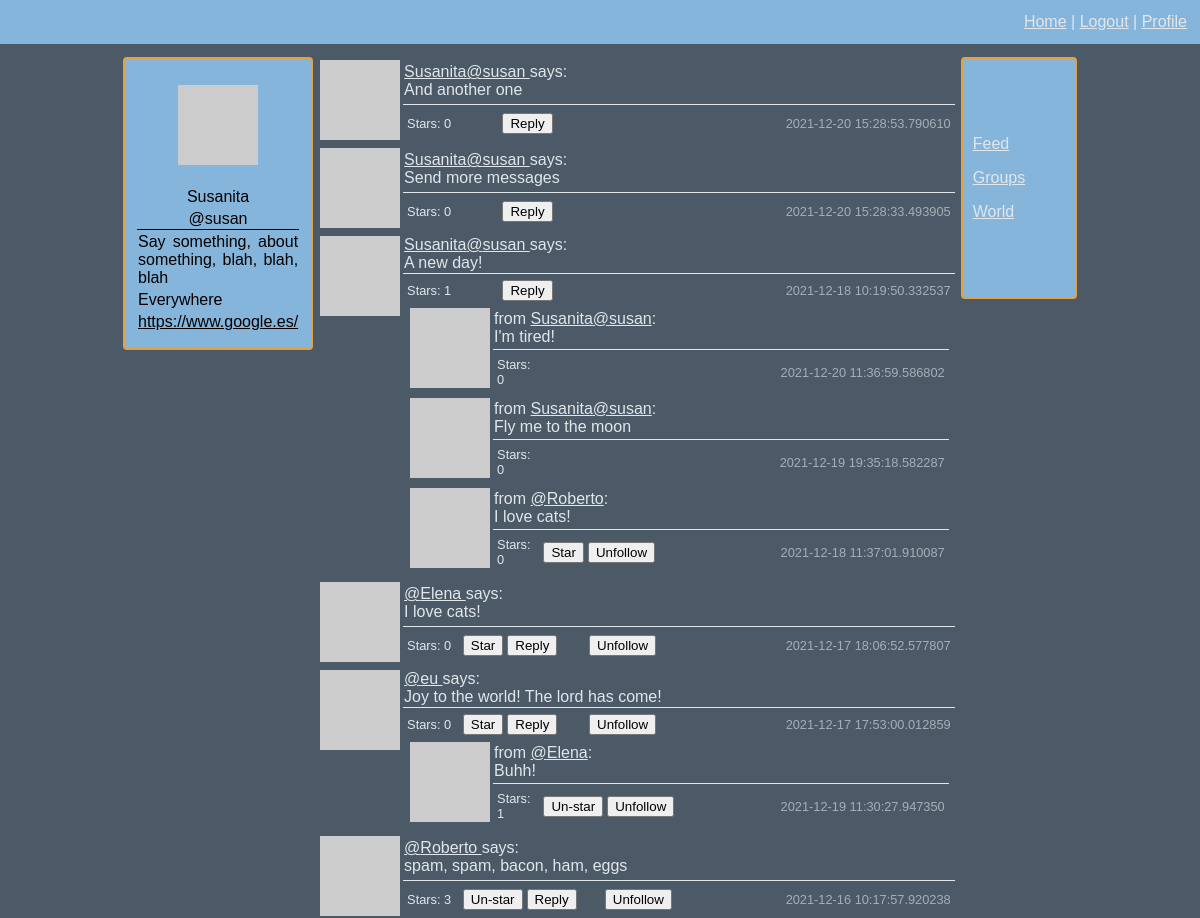
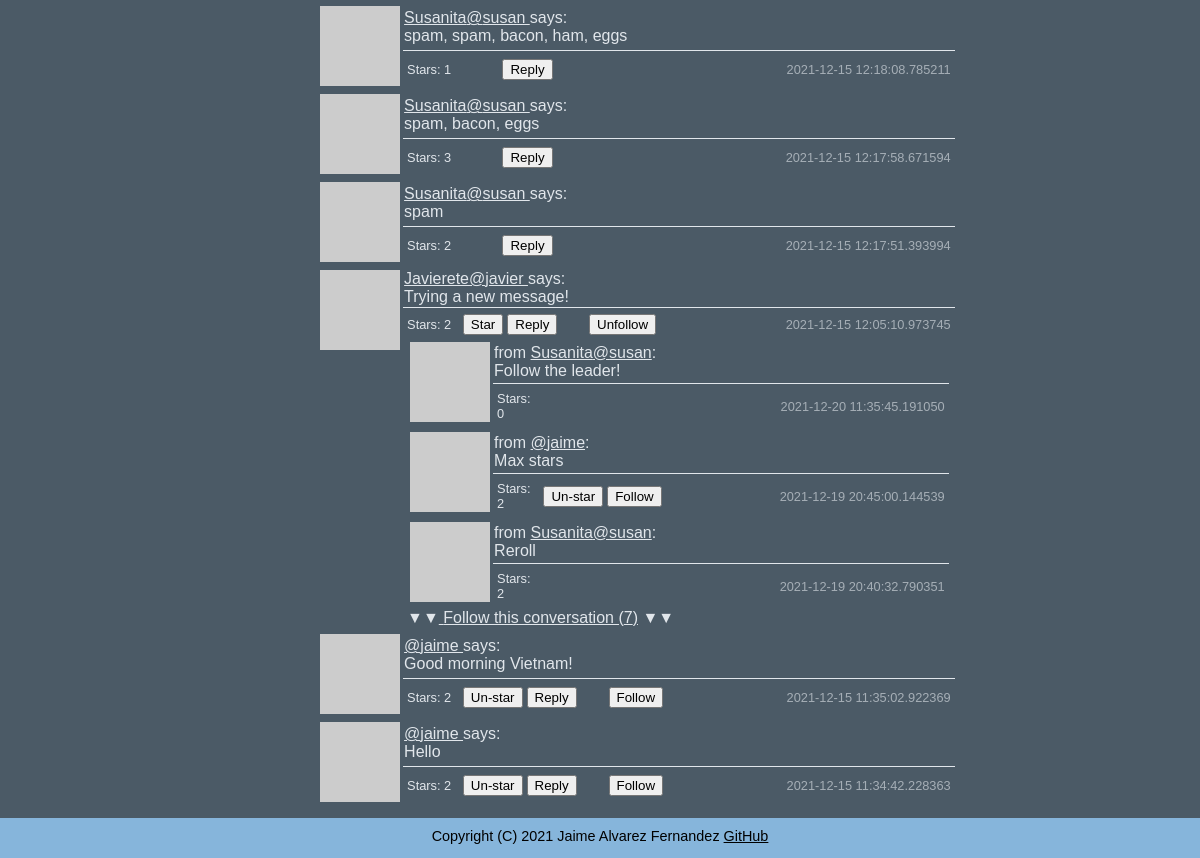
/global (signed in), run on the app's committed database (2 pictures, top to bottom).
### connect/models.py (models this page shows, shortened)
class User(UserMixin, db.Model):
    id = db.Column(db.Integer, primary_key=True)
    username = db.Column(db.String(64), index=True, unique=True)
    email = db.Column(db.String(120), index=True, unique=True)
    nickname = db.Column(db.String(64))
    password = db.Column(db.String(128))
    about_me = db.Column(db.String(140))
    location = db.Column(db.String(64))
    website = db.Column(db.String(120))
    last_seen = db.Column(db.DateTime, default=datetime.datetime.utcnow)
    follower_bio = db.Column(db.Boolean, default=False)
    posts = db.relationship('Posts', backref='author', lazy='dynamic')
    reply = db.relationship('Reply', backref='author', lazy='dynamic')
    followed = db.relationship('User',
                               secondary=followers,
                               primaryjoin=(followers.c.follower_id == id),
                               secondaryjoin=(followers.c.followed_id == id),
                               backref=db.backref('followers', lazy='dynamic'), lazy='dynamic')
    starred = db.relationship('Posts',
                              secondary=stars,
                              backref=db.backref('awarded_stars', lazy='dynamic'), lazy='dynamic')
    starred_reply = db.relationship('Reply',
                                    secondary=stars_reply,
                                    backref=db.backref('awarded_stars_reply', lazy='dynamic'), lazy='dynamic')
    def avatar(self, size):
        digest = md5(self.email.lower().encode('utf-8')).hexdigest()
        return f'https://www.gravatar.com/avatar/{digest}?d=identicon&s={size}'
    def is_following(self, user):
        return self.followed.filter(followers.c.followed_id == user.id).count() > 0
    def is_starred(self, post):
        return self.starred.filter(stars.c.post_id == post.id).count() > 0
    def is_starred_reply(self, reply):
        return self.starred_reply.filter(stars_reply.c.reply_id == reply.id).count() > 0

class Posts(db.Model):
    id = db.Column(db.Integer, primary_key=True)
    body = db.Column(db.String(140))
    timestamp = db.Column(db.DateTime, index=True, default=datetime.datetime.utcnow)
    user_id = db.Column(db.Integer, db.ForeignKey('user.id'))
    reply = db.relationship('Reply', backref='original', lazy='dynamic')
    def replies(self):
        return Reply.query.filter_by(post_id=self.id).order_by(Reply.timestamp.desc())

class Reply(db.Model):
    id = db.Column(db.Integer, primary_key=True)
    body = db.Column(db.String(140))
    timestamp = db.Column(db.DateTime, index=True, default=datetime.datetime.utcnow)
    user_id = db.Column(db.Integer, db.ForeignKey('user.id'))
    post_id = db.Column(db.Integer, db.ForeignKey('posts.id'))

### connect/routing.py (the view)
@app.route('/global')
def global_messages():
    empty_form = forms.EmptyForm()
    page = flask.request.args.get('page', 1, type=int)
    posts = models.Posts.query.\
        order_by(models.Posts.timestamp.desc()).\
        paginate(page, app.config['POSTS_PER_PAGE'], False)
    next_url = flask.url_for('global_messages', page=posts.next_num) if posts.has_next else None
    prev_url = flask.url_for('global_messages', page=posts.prev_num) if posts.has_prev else None
    return flask.render_template('global.html', title="Explore global feed", posts=posts.items, e_form=empty_form,
                                 reply_per_post=app.config['REPLY_PER_POST'], next_url=next_url, prev_url=prev_url)

### connect/forms.py
class EmptyForm(FlaskForm):
    submit = wtforms.SubmitField('Submit')

### connect/models.py (called while the page is built)
@login.user_loader
def load_user(user_id):
    return User.query.get(int(user_id))

### connect/routing.py (called while the page is built)
@app.before_request
def before_request():
    if flask_login.current_user.is_authenticated:
        flask_login.current_user.last_seen = datetime.datetime.utcnow()
        db.session.commit()

### connect/templates/global.html
{% extends "general_template.html" %}
{% block content %}
    {% include "sub_templates/_posts.html" %}
    {% include "sub_templates/_pagination.html" %}
{% endblock %}

### connect/templates/sub_templates/_profile.html (shortened to what this page needs)
{% if user and user != current_user %}
    <p>
        <img src="{{ user.avatar(128) }}">
    </p>
    <table width="100%">
        <tr>
            <td>
                {% if user.nickname is not none %}
                {{ user.nickname }}
                {% endif %}
            </td>
        </tr>
        <tr>
            <td class="bottom_line">
                @{{ user.username }}
            </td>
        </tr>
        <tr>
            <td>
                {% if not current_user.is_following(user) %}
                <form method="post" action="{{ url_for('follow', username=user.username, url=request.endpoint) }}">
                    {{ e_form.hidden_tag() }}
                    {{ e_form.submit(value='Follow') }}
                </form>
                {% else %}
                <form method="post" action="{{ url_for('unfollow', username=user.username, url=request.endpoint) }}">
                    {{ e_form.hidden_tag() }}
                    {{ e_form.submit(value='Unfollow') }}
                </form>
                {% endif %}
            </td>
        </tr>
        <tr>
            <td class="justify_text">
                {% if user.about_me is not none %}
                    {{ user.about_me }}
                {% endif %}
            </td>
        </tr>
        <tr>
            <td>
                {% if user.location is not none %}
                    {{ user.location }}
                {% endif %}
            </td>
        </tr>
        <tr>
            <td>
                {% if user.website is not none %}
                    <a href="{{ current_user.website }}">{{ current_user.website }}</a>
                {% endif %}
            </td>
        </tr>
        <tr>
            <td>
                {% if user.follower_bio %}
                Followers: {{ current_user.followers.count() }}
                {% endif %}
            </td>
        </tr>
    </table>
{% else %}
    <p>
        <img src="{{ current_user.avatar(128) }}">
    </p>
    <table width="100%">
        <tr>
            <td>
                {% if current_user.nickname is not none %}
                {{ current_user.nickname }}
                {% endif %}
            </td>
        </tr>
        <tr>
            <td class="bottom_line">
                @{{ current_user.username }}
            </td>
        </tr>
        <tr>
            <td class="justify_text">
                {% if current_user.about_me is not none %}
                    {{ current_user.about_me }}
                {% endif %}
            </td>
        </tr>
        <tr>
            <td class="justify_text">
                {% if current_user.location is not none %}
                    {{ current_user.location }}
                {% endif %}
            </td>
        </tr>
        <tr>
            <td class="justify_text">
                {% if current_user.website is not none %}
                    <a href="{{ current_user.website }}">{{ current_user.website }}</a>
                {% endif %}
            </td>
        </tr>
        <tr>
            <td>
            </td>
        </tr>
    </table>
{% endif %}

### connect/templates/sub_templates/_posts.html (shortened to what this page needs)
<table width="100%">
    {% for post in posts %}
    <tr>
        <td width="60" rowspan="2" valign="top"><img src="{{ post.author.avatar(60) }}"></td>
        <td class="bottom_line">
                <a href="{{ url_for('user_messages', username=post.author.username) }}">
                    {% if post.author.nickname %}{{ post.author.nickname }}{% endif %}@{{ post.author.username }}
                </a>
                says:<br>
             {{ post.body }}
        </td>
    </tr>
    <tr>
        <td>
            <table width="100%" border="0">
                <tr class="smaller_font_80">
                    <td width="10%">Stars: {{ post.awarded_stars.count() }}</td>
                    <td width="7%">
                        {% if post.author.username != current_user.username %}
                            {% if not current_user.is_starred(post) %}
                            <form method="post" action="{{ url_for('star', post=post.id, url=request.endpoint) }}">
                                {{ e_form.submit(value='Star') }}
                            </form>
                            {% else %}
                            <form method="post" action="{{ url_for('un_star', post=post.id, url=request.endpoint) }}">
                                {{ e_form.submit(value='Un-star') }}
                            </form>
                            {% endif %}
                        {% endif %}
                    </td>
                    <td>
                        <form method="get" action="{{ url_for('reply', post=post.id, url=request.endpoint) }}">
                            {{ e_form.submit(value='Reply') }}
                        </form>
                    </td>
                    <td>
                        {% if not current_user.is_following(post.author) and post.author != current_user %}
                        <form method="post" action="{{ url_for('follow', username=post.author.username) }}">
                            {{ e_form.submit(value='Follow') }}
                        </form>
                        {% elif current_user.is_following(post.author) and post.author != current_user  %}
                        <form method="post" action="{{ url_for('unfollow', username=post.author.username, url=request.endpoint) }}">
                            {{ e_form.submit(value='Unfollow') }}
                        </form>
                        {% endif %}
                    </td>
                    <td class="time">{{ post.timestamp }}</td>
                </tr>
                <tr>
                    <td colspan="5">
                        {% if 0 < post.replies().all()|length <= reply_per_post %}
                            {% for n in range(post.replies().all()|length) %}
                                {% include "sub_templates/_replies.html" %}
                            {% endfor %}
                        {% elif post.replies().all()|length > reply_per_post %}
                            {% for n in range(3) %}
                                {% include "sub_templates/_replies.html" %}
                            {% endfor %}
                            ▼▼<a href="{{ url_for('conversation', post=post.id)}}"> Follow this conversation ({{ post.replies().all()|length }})</a> ▼▼
                        {% endif %}
                    </td>
                </tr>
            </table>
        </td>
    </tr>
    {% endfor %}
</table>

### connect/templates/sub_templates/_replies.html (shortened to what this page needs)
<table width="100%">
    <tr>
        <td width="30" rowspan="2" valign="top"><img src="{{ post.replies()[n].author.avatar(30) }}"></td>
        <td class="bottom_line">
            from
            <a href="{{ url_for('user_messages', username=post.replies()[n].author.username) }}">{% if post.replies()[n].author.nickname %}{{ post.replies()[n].author.nickname }}{% endif %}@{{ post.replies()[n].author.username }}</a>:<br>
            {{ post.replies()[n].body }}
        </td>
    </tr>
    <tr>
        <td>
            <table width="100%" border="0">
                <tr class="smaller_font_80">
                    <td width="10%">Stars: {{ post.replies()[n].awarded_stars_reply.count() }}</td>
                    <td width="7%">
                        {% if post.replies()[n].author.username != current_user.username %}
                            {% if not current_user.is_starred_reply(post.replies()[n]) %}
                            <form method="post" action="{{ url_for('star_reply', reply_id=post.replies()[n].id, url=request.endpoint) }}">
                                {{ e_form.submit(value='Star') }}
                            </form>
                            {% else %}
                            <form method="post" action="{{ url_for('un_star_reply', reply_id=post.replies()[n].id, url=request.endpoint) }}">
                                {{ e_form.submit(value='Un-star') }}
                            </form>
                            {% endif %}
                        {% endif %}
                    </td>
                    <td>
                        {% if not current_user.is_following(post.replies()[n].author) and post.replies()[n].author != current_user %}
                        <form method="post" action="{{ url_for('follow', username=post.replies()[n].author.username, url=request.endpoint) }}">
                            {{ e_form.submit(value='Follow') }}
                        </form>
                        {% elif current_user.is_following(post.replies()[n].author) and post.replies()[n].author != current_user  %}
                        <form method="post" action="{{ url_for('unfollow', username=post.replies()[n].author.username, url=request.endpoint) }}">
                            {{ e_form.submit(value='Unfollow') }}
                        </form>
                        {% endif %}
                    </td>
                    <td class="time">{{ post.replies()[n].timestamp }}</td>
                </tr>
            </table>
        </td>
    </tr>
</table>

### connect/static/css/style.css (style rules this page uses)
body { font-family: Arial; background: #4b5a66; color: #e1e6eb; min-height: 100vh; margin: 0; }
a { color: inherit; }
.bottom_line { border: solid; border-width: 0px 0 1px 0; }
.justify_text { text-align: justify; text-justify: inter-word; }
.smaller_font_80 { font-size:80%; }
.time { text-align: right; opacity: 0.6; }
body { display:flex; flex-direction:column; }

### data on the page
User: nickname "Susanita", username "susan", about_me "Say something, about something, blah, blah, blah", location "Everywhere", website "https://www.google.es/"
Posts: author.nickname "Susanita", author.username "susan", body "And another one", awarded_stars.count "0", timestamp "2021-12-20 15:28:53.790610"
Posts: author.nickname "Susanita", author.username "susan", body "Send more messages", awarded_stars.count "0", timestamp "2021-12-20 15:28:33.493905"
Posts: author.nickname "Susanita", author.username "susan", body "A new day!", awarded_stars.count "1", timestamp "2021-12-18 10:19:50.332537", nickname "Susanita" "Susanita", username "susan" "susan" "Roberto", body "I'm tired!" "Fly me to the moon" "I love cats!", replies "0" "0" "0", id.timestamp "2021-12-20 11:36:59.586802" "2021-12-19 19:35:18.582287" "2021-12-18 11:37:01.910087"
Posts: author.username "Elena", body "I love cats!", awarded_stars.count "0", timestamp "2021-12-17 18:06:52.577807"
Posts: author.username "eu", body "Joy to the world! The lord has come!", awarded_stars.count "0", timestamp "2021-12-17 17:53:00.012859", username "Elena", body "Buhh!", replies "1", id.timestamp "2021-12-19 11:30:27.947350"
Posts: author.username "Roberto", body "spam, spam, bacon, ham, eggs", awarded_stars.count "3", timestamp "2021-12-16 10:17:57.920238"
Posts: author.nickname "Susanita", author.username "susan", body "spam, spam, bacon, ham, eggs", awarded_stars.count "1", timestamp "2021-12-15 12:18:08.785211"
Posts: author.nickname "Susanita", author.username "susan", body "spam, bacon, eggs", awarded_stars.count "3", timestamp "2021-12-15 12:17:58.671594"
Posts: author.nickname "Susanita", author.username "susan", body "spam", awarded_stars.count "2", timestamp "2021-12-15 12:17:51.393994"
Posts: author.nickname "Javierete", author.username "javier", body "Trying a new message!", awarded_stars.count "2", timestamp "2021-12-15 12:05:10.973745", nickname "Susanita" "Susanita", username "susan" "jaime" "susan", body "Follow the leader!" "Max stars" "Reroll", replies "0" "2" "2", id.timestamp "2021-12-20 11:35:45.191050" "2021-12-19 20:45:00.144539" "2021-12-19 20:40:32.790351", replies|length "7"
Posts: author.username "jaime", body "Good morning Vietnam!", awarded_stars.count "2", timestamp "2021-12-15 11:35:02.922369"
Posts: author.username "jaime", body "Hello", awarded_stars.count "2", timestamp "2021-12-15 11:34:42.228363"
